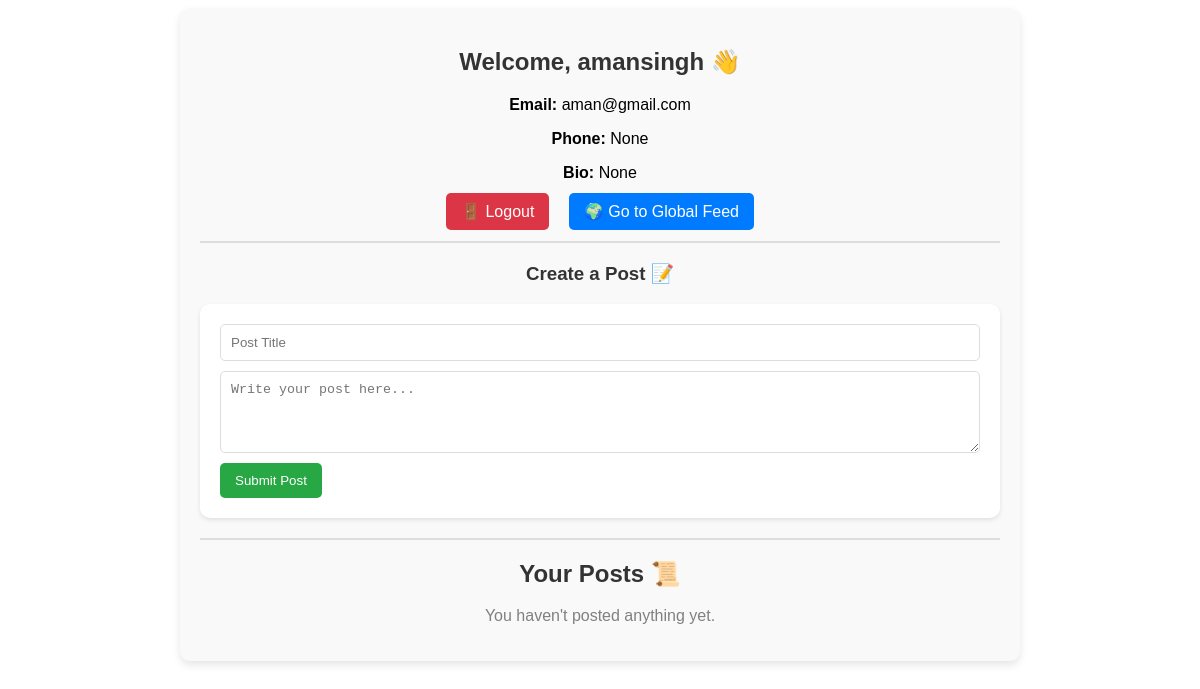
/dashboard/ (signed in), run on an earlier commit of the app's database.
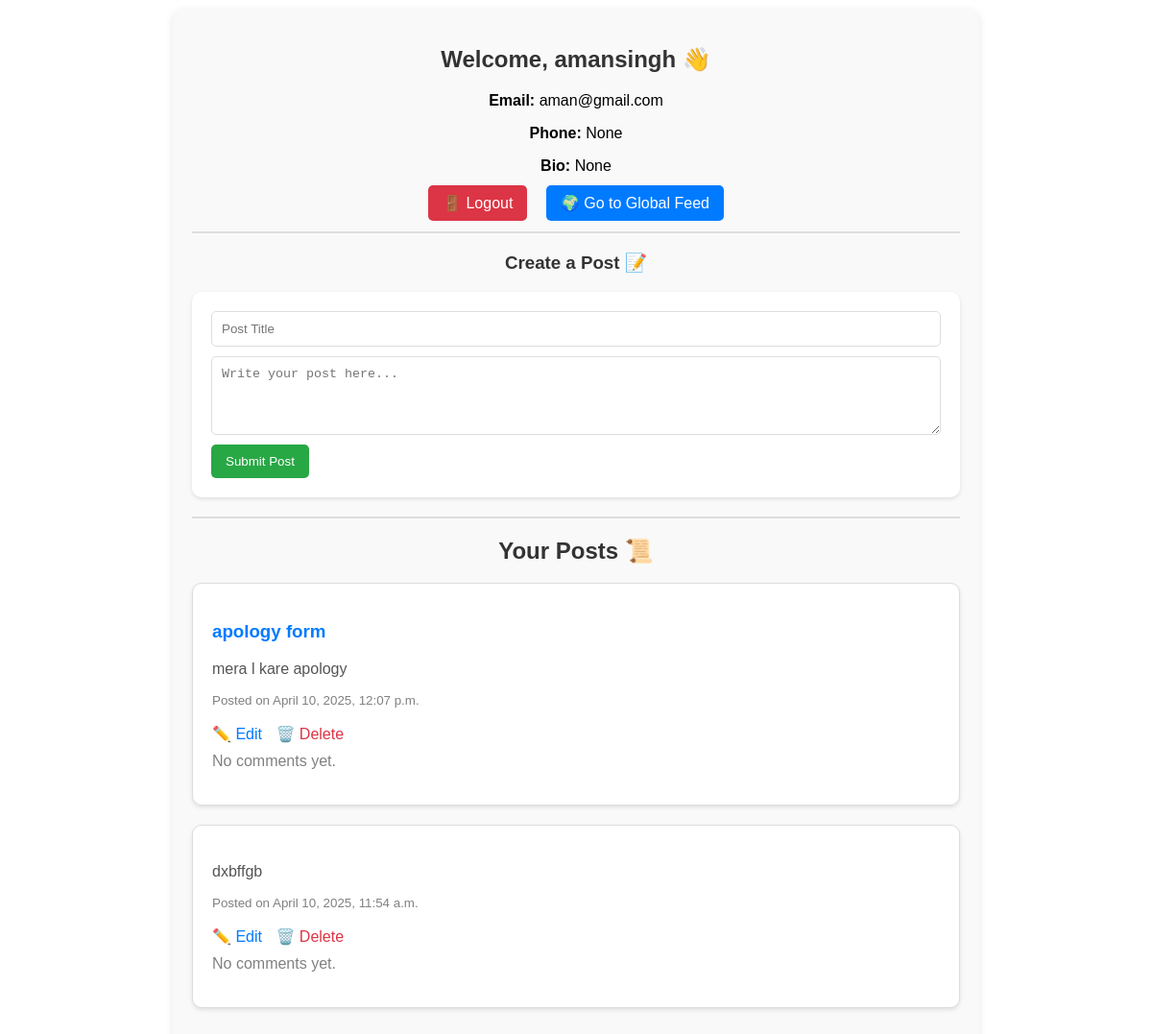
And on a later commit of the database.
### accounts/models.py (models this page shows, shortened)
class ProfilePost(models.Model):
    user = models.ForeignKey(
        CustomUser,
        on_delete=models.CASCADE,
        related_name='posts'
    )
    title = models.CharField(max_length=100)
    content = models.TextField()
    created_at = models.DateTimeField(auto_now_add=True)

### accounts/views.py (the view)
# urls.py: path('dashboard/', views.dashboard_view, name='dashboard'),
@login_required
def dashboard_view(request):
    if request.method == 'POST':
        title = request.POST.get('title')
        content = request.POST.get('content')
        if title and content:
            ProfilePost.objects.create(user=request.user, title=title, content=content)
        return redirect('dashboard')
    posts = ProfilePost.objects.filter(user=request.user).order_by('-created_at')
    return render(request, 'accounts/dashboard.html', {'posts': posts})

### accounts/templates/accounts/dashboard.html (shortened to what this page needs)
<div style="font-family: Arial, sans-serif; max-width: 800px; margin: 0 auto; padding: 20px; background-color: #f9f9f9; border-radius: 10px; box-shadow: 0 4px 8px rgba(0, 0, 0, 0.1);">
    <h2 style="color: #333; text-align: center;">Welcome, {{ request.user.username }} 👋</h2>
    <div style="margin-bottom: 20px; text-align: center;">
        <p><strong>Email:</strong> {{ request.user.email }}</p>
        <p><strong>Phone:</strong> {{ request.user.phone }}</p>
        <p><strong>Bio:</strong> {{ request.user.bio }}</p>
    </div>
    <div style="text-align: center; margin-bottom: 20px;">
        <a href="{% url 'logout' %}" style="color: white; background-color: #dc3545; padding: 10px 15px; border-radius: 5px; text-decoration: none; margin-right: 15px;">🚪 Logout</a>
        <a href="{% url 'global_feed' %}" style="color: white; background-color: #007bff; padding: 10px 15px; border-radius: 5px; text-decoration: none;">🌍 Go to Global Feed</a>
    </div>
    <hr style="border: 1px solid #ddd; margin: 20px 0;">
    <h3 style="color: #333; text-align: center;">Create a Post 📝</h3>
    <form method="post" style="margin-bottom: 20px; background-color: #fff; padding: 20px; border-radius: 10px; box-shadow: 0 2px 4px rgba(0, 0, 0, 0.1);">
        <input type="text" name="title" placeholder="Post Title" style="width: 100%; padding: 10px; margin-bottom: 10px; border: 1px solid #ddd; border-radius: 5px;"><br>
        <textarea name="content" rows="4" cols="50" placeholder="Write your post here..." style="width: 100%; padding: 10px; border: 1px solid #ddd; border-radius: 5px;"></textarea><br>
        <button type="submit" style="background-color: #28a745; color: white; padding: 10px 15px; border: none; border-radius: 5px; cursor: pointer; margin-top: 10px;">Submit Post</button>
    </form>
    <hr style="border: 1px solid #ddd; margin: 20px 0;">
    <h2 style="color: #333; text-align: center;">Your Posts 📜</h2>
    {% for post in posts %}
        <div style="background-color: #fff; border: 1px solid #ddd; padding: 20px; margin-bottom: 20px; border-radius: 10px; box-shadow: 0 2px 4px rgba(0, 0, 0, 0.1);">
            <h3 style="color: #007bff;">{{ post.title }}</h3>
            <p style="color: #555;">{{ post.content }}</p>
            <small style="color: gray;">Posted on {{ post.created_at|date:"F j, Y, g:i a" }}</small><br><br>
            <a href="{% url 'edit_post' post.id %}" style="color: #007bff; text-decoration: none; margin-right: 10px;">✏️ Edit</a>
            <a href="{% url 'delete_post' post.id %}" style="color: #dc3545; text-decoration: none;">🗑️ Delete</a>
            {% if post.comments.all %}
                <hr style="border: 1px solid #ddd; margin: 15px 0;">
                <h4 style="color: #333;">💬 Comments on this post:</h4>
                {% for comment in post.comments.all %}
                    <div style="margin-left: 10px; padding: 10px; background-color: #f8f9fa; border-radius: 5px; margin-bottom: 10px;">
                        <p style="margin: 0;"><strong>{{ comment.user.username }}</strong>: {{ comment.content }}</p>
                        <small style="color: gray;">{{ comment.created_at|date:"F j, Y, g:i a" }}</small>
                    </div>
                {% endfor %}
            {% else %}
                <p style="color: gray; margin-top: 10px;">No comments yet.</p>
            {% endif %}
        </div>
    {% empty %}
        <p style="text-align: center; color: gray;">You haven't posted anything yet.</p>
    {% endfor %}
</div>

What changed in the data, as far as the page shows it:
added ProfilePost: title "apology form", content "mera l kare apology", created_at "April 10, 2025, 12:07 p.m.", shows "No comments yet."
added ProfilePost: content "dxbffgb", created_at "April 10, 2025, 11:54 a.m.", shows "No comments yet."
Also different on the page:
text no longer shown: "You haven't posted anything yet."
